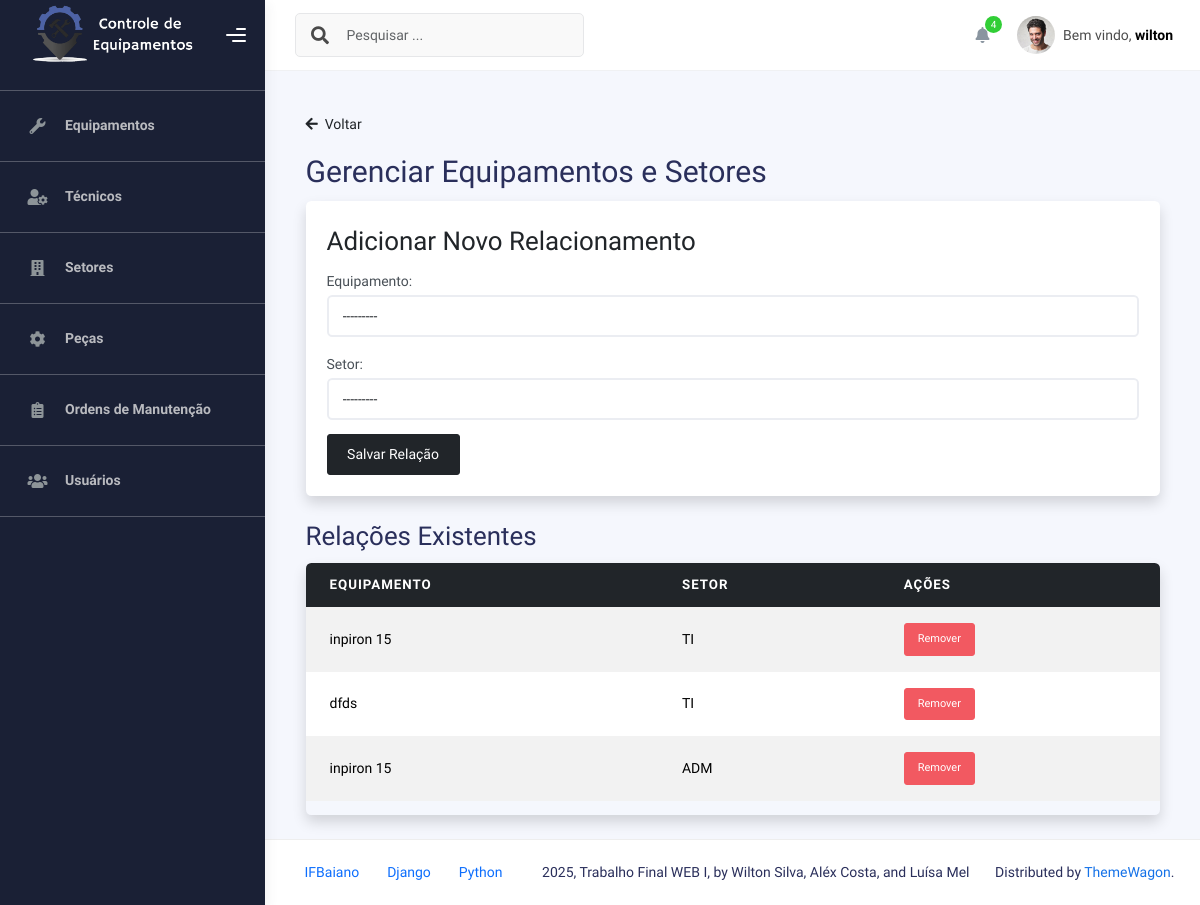
The page /gerenciar_setor_equipamento/ (signed in) on the database as committed earlier.
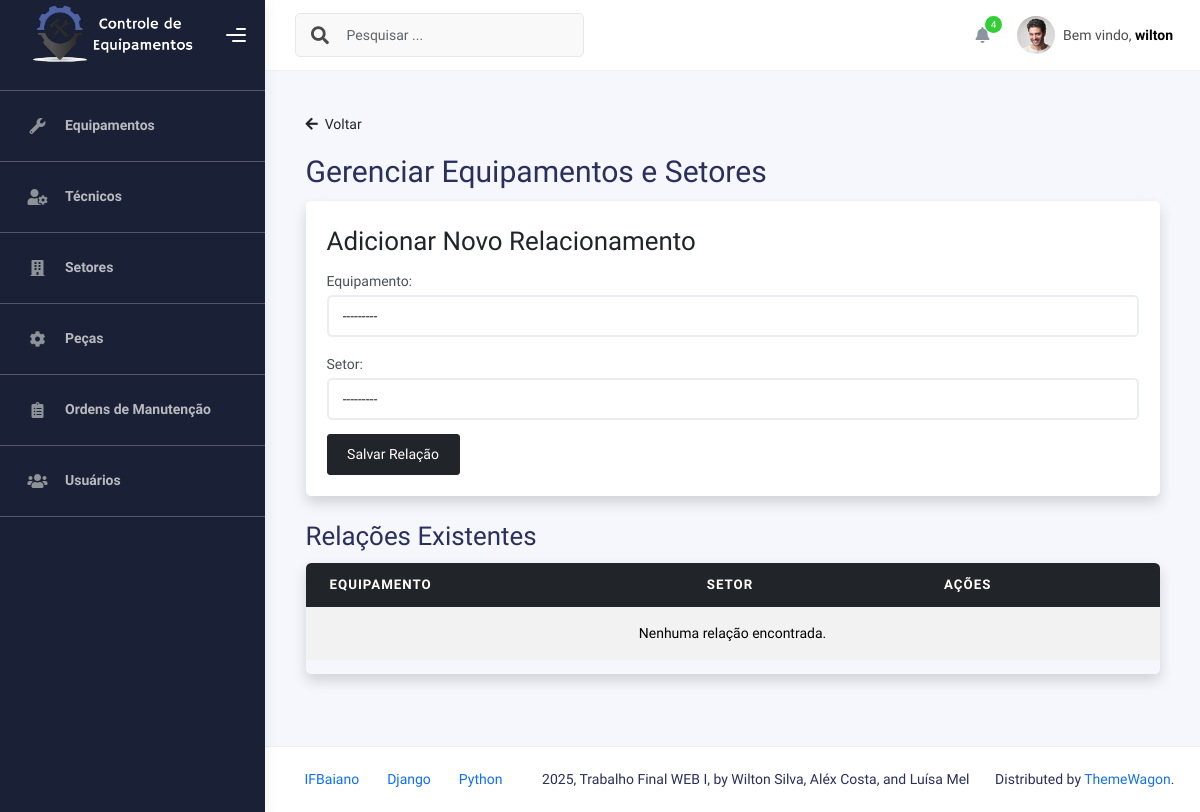
The same page on the database as committed later.
### Setores/models.py (models this page shows, shortened)
class EquipamentoSetor(models.Model):
    equipamento = models.ForeignKey('Equipamentos.Equipamento', on_delete=models.CASCADE)
    setor = models.ForeignKey(Setor, on_delete=models.CASCADE)
    class Meta:
        unique_together = ('equipamento', 'setor')
        verbose_name = "Equipamento no Setor"
        verbose_name_plural = "Equipamentos nos Setores"

class Setor(models.Model):
    nome = models.CharField(max_length=100)
    tecnico_responsavel = models.ForeignKey(
        Tecnico,
        on_delete=models.CASCADE,
        related_name="setores_responsaveis"
    )
    localizacao = models.CharField(max_length=100)
    class Meta:
        ordering = ['nome']
        verbose_name = 'Setor'
        verbose_name_plural = 'Setores'
    def __str__(self):
        return f"{self.nome} ({self.nome})"

### Equipamentos/models.py (models this page shows)
class Equipamento(models.Model):
    nome = models.CharField(max_length=100)
    modelo = models.CharField(max_length=100)
    numero_serie = models.CharField(max_length=100)
    fabricante = models.CharField(max_length=100)
    data_aquisicao = models.DateField()
    STATUS_CHOICES = [
        ('ativo', 'Ativo'),
        ('inativo', 'Inativo'),
        ('manutencao', 'Em manutenção'),
    ]
    status = models.CharField(max_length=20, choices=STATUS_CHOICES, default='ativo')
    setores = models.ManyToManyField(
        'Setores.Setor',
        through='Setores.EquipamentoSetor',
        related_name='equipamentos'
    )
    def __str__(self):
        return f"{self.nome} ({self.modelo})"

### Setores/views.py (the view)
# urls.py: path('gerenciar_setor_equipamento/', Setores_views.gerenciar_setor_equipamento, name='gerenciar_setor_equipamento'),
@login_required
@permission_required('Setores.add_equipamentosetor', raise_exception=True)
@permission_required('Setores.view_equipamentosetor', raise_exception=True)
def gerenciar_setor_equipamento(request):
    equipamentos_setores = EquipamentoSetor.objects.select_related('equipamento', 'setor').all()
    form = EquipamentoSetorForm()
    if request.method == 'POST':
        form = EquipamentoSetorForm(request.POST)
        if form.is_valid():
            form.save()
            return HttpResponseRedirect(reverse('gerenciar_setor_equipamento'))
    return render(request, 'setores/gerenciar_setor_equipamento.html', {
        'equipamentos_setores': equipamentos_setores,
        'form': form
    })

### Setores/forms.py
class EquipamentoSetorForm(forms.ModelForm):
    equipamento = forms.ModelChoiceField(
        queryset=Equipamento.objects.all(),
        label="Equipamento",
        widget=forms.Select(attrs={'class': 'form-control'})
    )
    setor = forms.ModelChoiceField(
        queryset=Setor.objects.all(),
        label="Setor",
        widget=forms.Select(attrs={'class': 'form-control'})
    )
    class Meta:
        model = EquipamentoSetor
        fields = ['equipamento', 'setor']

### templates/setores/gerenciar_setor_equipamento.html (shortened to what this page needs)
{% extends "_base.html" %}
{% block content %}
<div class="container mt-4">
    <a href="/setores/" class="text-decoration-none text-dark mb-3 d-inline-block">
        <i class="fas fa-arrow-left me-1"></i> Voltar
    </a>
    <h1>Gerenciar Equipamentos e Setores</h1>
    <div class="card p-4 shadow rounded mb-4">
        <h2>Adicionar Novo Relacionamento</h2>
        <form method="post">
            {{ form.as_p }}
            <button type="submit" class="btn btn-dark">Salvar Relação</button>
        </form>
    </div>
    <h2>Relações Existentes</h2>
    <div class="table-responsive shadow rounded">
        <table class="table table-striped table-hover align-middle">
            <thead class="table-dark">
                <tr>
                    <th>Equipamento</th>
                    <th>Setor</th>
                    <th>Ações</th>
                </tr>
            </thead>
            <tbody>
                {% for relacao in equipamentos_setores %}
                <tr>
                    <td>{{ relacao.equipamento.nome }}</td>
                    <td>{{ relacao.setor.nome }}</td>
                    <td>
                        <a href="/delete_setor_equipamento/{{ relacao.id }}" class="btn btn-sm btn-danger">Remover</a>
                    </td>
                </tr>
                {% empty %}
                <tr>
                    <td colspan="3" class="text-center">Nenhuma relação encontrada.</td>
                </tr>
                {% endfor %}
            </tbody>
        </table>
    </div>
</div>
{% endblock %}

Rows that differ between the two databases and show on the page:
removed EquipamentoSetor: equipamento.nome "inpiron 15", setor.nome "TI"
removed EquipamentoSetor: equipamento.nome "dfds", setor.nome "TI"
removed EquipamentoSetor: equipamento.nome "inpiron 15", setor.nome "ADM"
Other text that changed with them:
text now shown: "Nenhuma relação encontrada."
